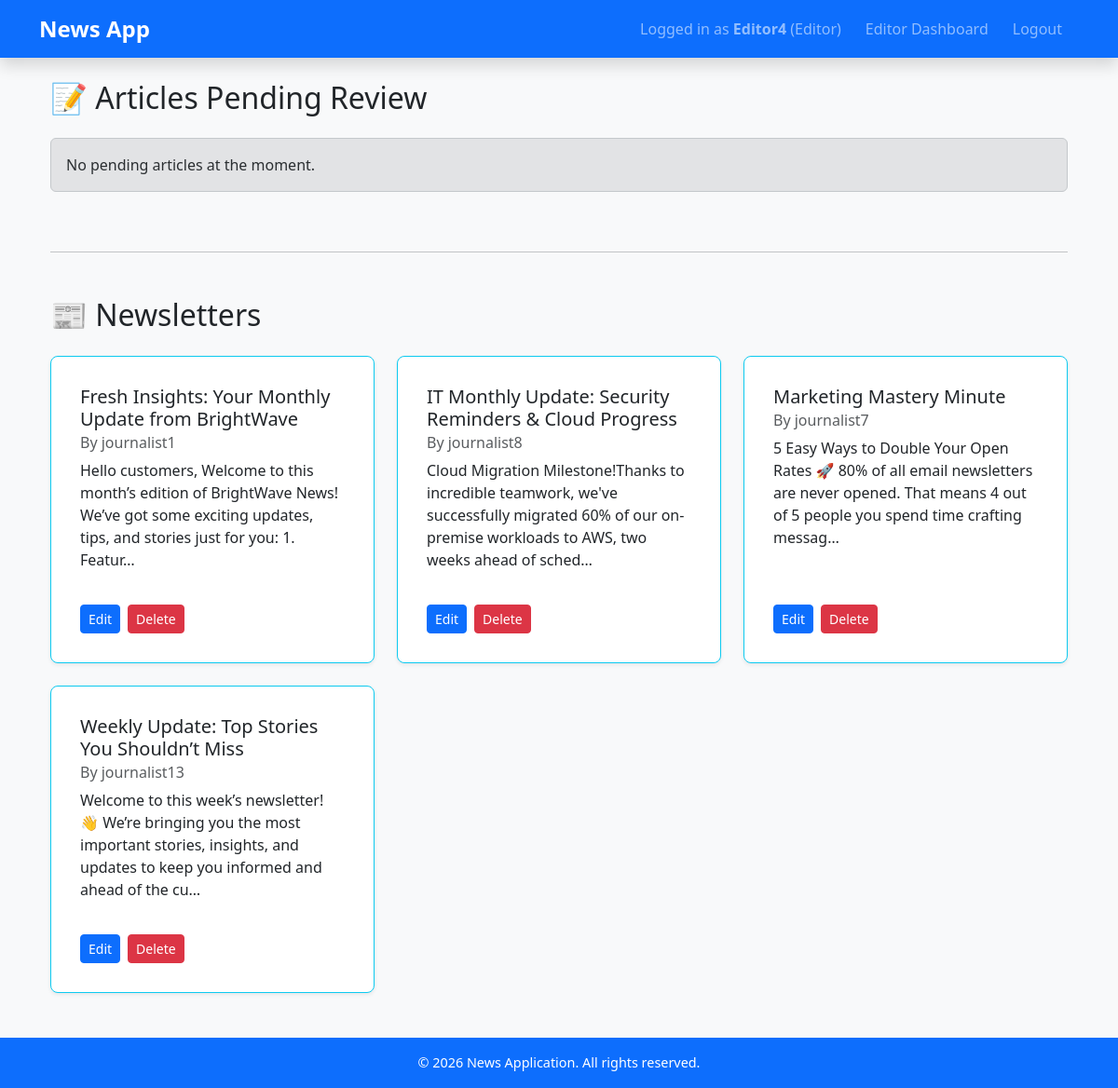
The app's page /editor/ (signed in), older data.
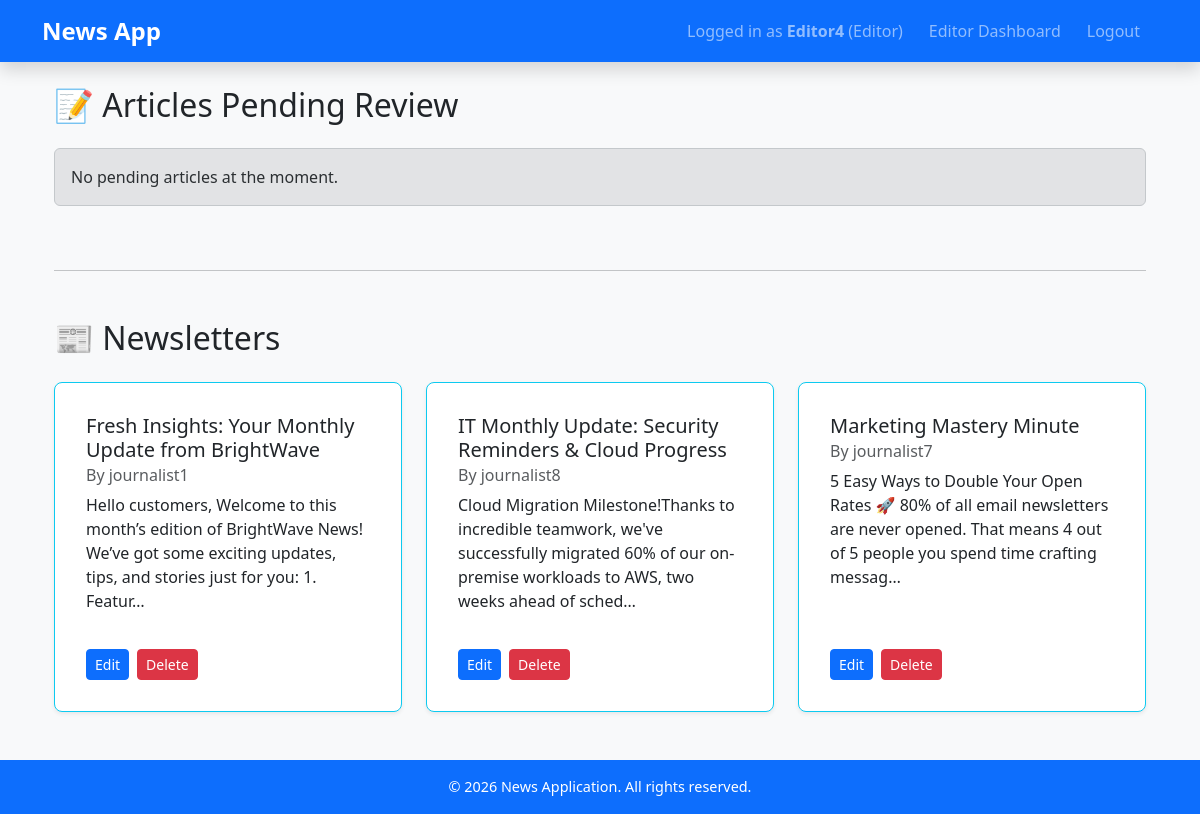
The same page, newer data.
### news_app/models.py (models this page shows, shortened)
class Newsletter(models.Model):
    title = models.CharField(max_length=200)
    content = models.TextField()
    author = models.ForeignKey(
        'CustomUser',
        on_delete=models.CASCADE,
        limit_choices_to={"role": "journalist"}
    )
    created_at = models.DateTimeField(auto_now_add=True)

class CustomUser(AbstractUser):
    ROLE_CHOICES = (
        ("reader", "Reader"),
        ("journalist", "Journalist"),
        ("editor", "Editor"),
    )
    role = models.CharField(
        max_length=20,
        choices=ROLE_CHOICES,
        null=False,
        blank=False,
        )
    publishing_house = models.ForeignKey(
        PublishingHouse,
        on_delete=models.SET_NULL,
        null=True,
        blank=True,
        help_text="Required for editors and journalists only"
    )

### news_app/views.py (the view, shortened to what this page needs)
# urls.py: path("editor/", views.editor_dashboard, name="editor_dashboard"),
@login_required
def editor_dashboard(request):
    if request.user.role != "editor":
        return redirect("article_list")  # safer than "home"
    articles = Article.objects.filter(approved=False)
    newsletters = Newsletter.objects.all()
    context = {
        "articles": articles,
        "newsletters": newsletters,
    }
    return render(request, "news_app/editor_dashboard.html", context)

### news_app/templates/news_app/editor_dashboard.html (shortened to what the changed rows need)
{% extends "news_app/base.html" %}
{% block content %}
<div class="container mt-4">
    <h2 class="mb-4">📝 Articles Pending Review</h2>
    <h2 class="mb-4">📰 Newsletters</h2>
    <div class="row">
        {% for newsletter in newsletters %}
            <div class="col-md-6 col-lg-4 mb-4">
                <div class="card border-info h-100 shadow-sm">
                    <div class="card-body d-flex flex-column">
                        <h5 class="card-title">{{ newsletter.title }}</h5>
                        <h6 class="card-subtitle mb-2 text-muted">
                            By {{ newsletter.author.username }}
                        </h6>
                        <p class="card-text">
                            {{ newsletter.content|truncatechars:150 }}
                        </p>
                        <div class="mt-auto">
                            <form method="post" class="d-flex gap-2">
                                <a
                                    href="{% url 'editor_edit_newsletter' newsletter.id %}"
                                    class="btn btn-primary btn-sm">
                                    Edit
                                </a>
                                <button
                                    type="submit"
                                    name="action"
                                    value="delete_newsletter"
                                    class="btn btn-danger btn-sm">
                                    Delete
                                </button>
                            </form>
                        </div>
                    </div>
                </div>
            </div>
        {% empty %}
            <div class="col-12">
                <div class="alert alert-secondary">
                    No newsletters available.
                </div>
            </div>
        {% endfor %}
    </div>
</div>
{% endblock %}

Row changes from the older to the newer data that the page shows:
removed Newsletter: title "Weekly Update: Top Stories You Shouldn’t Miss", author.username "journalist13", content "Welcome to this week’s newsletter! 👋 We’re bringing you the most important stories, insights, and updates to keep you informed and ahead of the cu…"
